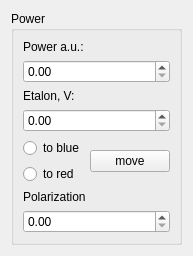
<?xml version="1.0" encoding="UTF-8"?>
<ui version="4.0">
 <class>Form</class>
 <widget class="QWidget" name="Form">
  <property name="geometry">
   <rect>
    <x>0</x>
    <y>0</y>
    <width>179</width>
    <height>230</height>
   </rect>
  </property>
  <property name="sizePolicy">
   <sizepolicy hsizetype="Preferred" vsizetype="Preferred">
    <horstretch>0</horstretch>
    <verstretch>0</verstretch>
   </sizepolicy>
  </property>
  <property name="minimumSize">
   <size>
    <width>0</width>
    <height>0</height>
   </size>
  </property>
  <property name="maximumSize">
   <size>
    <width>16777215</width>
    <height>16777215</height>
   </size>
  </property>
  <property name="windowTitle">
   <string>Form</string>
  </property>
  <layout class="QGridLayout" name="gridLayout_2">
   <item row="0" column="0">
    <widget class="QGroupBox" name="groupBox">
     <property name="minimumSize">
      <size>
       <width>0</width>
       <height>0</height>
      </size>
     </property>
     <property name="title">
      <string>Power</string>
     </property>
     <layout class="QGridLayout" name="gridLayout">
      <item row="0" column="0">
       <widget class="QLabel" name="label_4">
        <property name="sizePolicy">
         <sizepolicy hsizetype="Preferred" vsizetype="Preferred">
          <horstretch>0</horstretch>
          <verstretch>0</verstretch>
         </sizepolicy>
        </property>
        <property name="text">
         <string>Power a.u.:</string>
        </property>
       </widget>
      </item>
      <item row="1" column="0">
       <widget class="ScienDSpinBox" name="power_SpinBox">
        <property name="sizePolicy">
         <sizepolicy hsizetype="Expanding" vsizetype="Fixed">
          <horstretch>0</horstretch>
          <verstretch>0</verstretch>
         </sizepolicy>
        </property>
        <property name="minimumSize">
         <size>
          <width>0</width>
          <height>0</height>
         </size>
        </property>
        <property name="toolTip">
         <string>Length of repump pulse</string>
        </property>
        <property name="maximum">
         <double>1000.000000000000000</double>
        </property>
       </widget>
      </item>
      <item row="2" column="0">
       <widget class="QLabel" name="label">
        <property name="text">
         <string>Etalon, V:</string>
        </property>
       </widget>
      </item>
      <item row="3" column="0">
       <widget class="ScienDSpinBox" name="etalon_SpinBox">
        <property name="sizePolicy">
         <sizepolicy hsizetype="Expanding" vsizetype="Fixed">
          <horstretch>0</horstretch>
          <verstretch>0</verstretch>
         </sizepolicy>
        </property>
        <property name="minimumSize">
         <size>
          <width>0</width>
          <height>0</height>
         </size>
        </property>
        <property name="toolTip">
         <string>Length of repump pulse</string>
        </property>
        <property name="maximum">
         <double>1000.000000000000000</double>
        </property>
       </widget>
      </item>
      <item row="4" column="0">
       <layout class="QHBoxLayout" name="horizontalLayout">
        <item>
         <layout class="QVBoxLayout" name="verticalLayout">
          <item>
           <widget class="QRadioButton" name="blue_radioButton">
            <property name="text">
             <string>to blue</string>
            </property>
           </widget>
          </item>
          <item>
           <widget class="QRadioButton" name="red_radioButton">
            <property name="text">
             <string>to red</string>
            </property>
           </widget>
          </item>
         </layout>
        </item>
        <item>
         <widget class="QPushButton" name="moveMotor_pushButton">
          <property name="text">
           <string>move</string>
          </property>
         </widget>
        </item>
       </layout>
      </item>
      <item row="5" column="0">
       <widget class="QLabel" name="label_2">
        <property name="text">
         <string>Polarization</string>
        </property>
       </widget>
      </item>
      <item row="7" column="0">
       <widget class="ScienDSpinBox" name="polarization_SpinBox">
        <property name="sizePolicy">
         <sizepolicy hsizetype="Expanding" vsizetype="Fixed">
          <horstretch>0</horstretch>
          <verstretch>0</verstretch>
         </sizepolicy>
        </property>
        <property name="minimumSize">
         <size>
          <width>0</width>
          <height>0</height>
         </size>
        </property>
        <property name="toolTip">
         <string>Length of repump pulse</string>
        </property>
        <property name="maximum">
         <double>1000.000000000000000</double>
        </property>
       </widget>
      </item>
     </layout>
    </widget>
   </item>
  </layout>
 </widget>
 <customwidgets>
  <customwidget>
   <class>ScienDSpinBox</class>
   <extends>QDoubleSpinBox</extends>
   <header>qudi.util.widgets.scientific_spinbox.h</header>
  </customwidget>
 </customwidgets>
 <resources/>
 <connections/>
</ui>
